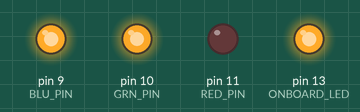
Recording of a sketch running on a simulated Arduino Uno, built with avr-gcc and run on an emulated ATmega328P. Shown: output pins drawn as LEDs (lit = HIGH).

Above: at 0.05 s.
At 1.0 s:
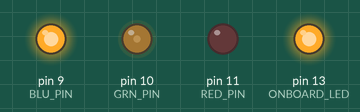
At 1.95 s:
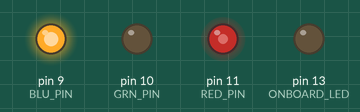
At 3.85 s:
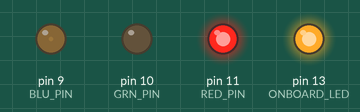
At 5.8 s:
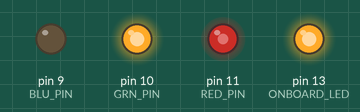
At 7.75 s:
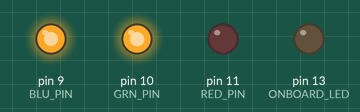
Timing chart, 0 to 10.2 s (numbered marks = the images above):
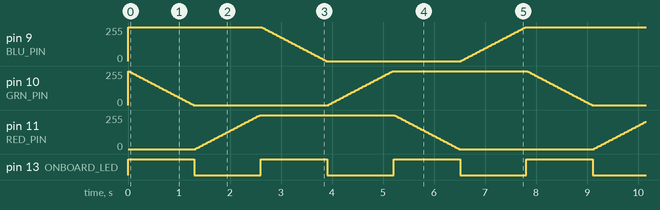

The sketch:

RAINBOW_RGB_LED.ino
```cpp
/*
 * RAINBOW RGB LED
 * by Ethan Och
 */

int RED_PIN = 11;
int GRN_PIN = 10;
int BLU_PIN = 9;
int SPEED = 25;
int ONBOARD_LED = 13;

#define COMMON_ANODE

void setup()
{
  //pinMode(RED_PIN, OUTPUT);
  //pinMode(GRN_PIN, OUTPUT);
  //pinMode(BLU_PIN, OUTPUT);
  pinMode(ONBOARD_LED, OUTPUT);
}

void loop()
{
  digitalWrite(ONBOARD_LED, HIGH);
  for(int i = 0; i <= 255; i += 5)
  {
    SET_COLOR(255, i, 0);
    delay(SPEED);
  }

  digitalWrite(ONBOARD_LED, LOW);
  for(int i = 255; i >= 0; i -= 5)
  {
    SET_COLOR(i, 255, 0);
    delay(SPEED);
  }

  digitalWrite(ONBOARD_LED, HIGH);
  for(int i = 0; i <= 255; i += 5)
  {
    SET_COLOR(0, 255, i);
    delay(SPEED);
  }

  digitalWrite(ONBOARD_LED, LOW);
  for(int i = 255; i >= 0; i -= 5)
  {
    SET_COLOR(0, i, 255);
    delay(SPEED);
  }

  digitalWrite(ONBOARD_LED, HIGH);
  for(int i = 0; i <= 255; i += 5)
  {
    SET_COLOR(i, 0, 255);
    delay(SPEED);
  }

  digitalWrite(ONBOARD_LED, LOW);
  for(int i = 255; i >= 0; i -= 5)
  {
    SET_COLOR(255, 0, i);
    delay(SPEED);
  }
}

void SET_COLOR(int R, int G, int B)
{
  #ifdef COMMON_ANODE

  R = 255 - R;
  G = 255 - G;
  B = 255 - B;

  #endif

  analogWrite(RED_PIN, R);
  analogWrite(GRN_PIN, G);
  analogWrite(BLU_PIN, B);
}
```

Measured:
- by itself, pin 13 (ONBOARD_LED): alternates HIGH for 1.3 s and LOW for 1.3 s
